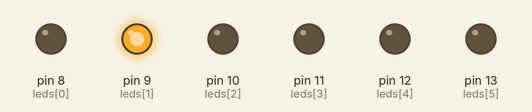
Bench run of a sketch on a simulated Arduino Uno, built with avr-gcc and run on an emulated ATmega328P. Shown: output pins drawn as LEDs (lit = HIGH). Random numbers use the default seed unless the sketch sets one.

Above: at 0.4 s.
At 8.7 s:
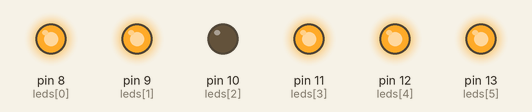
At 25.1 s:
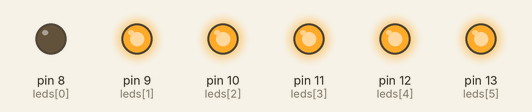
At 29.3 s:
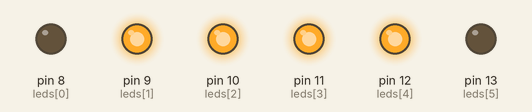
At 34.5 s:
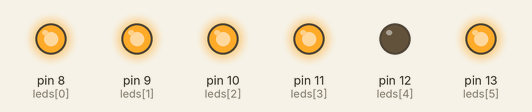
At 37.9 s:
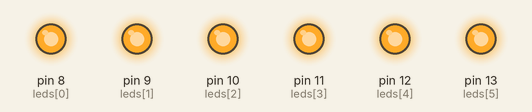
Timing chart, 0 to 39.4 s (numbered marks = the images above):
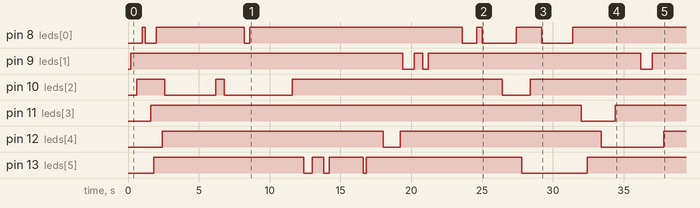

The sketch:

Deber_6Leds.ino
```cpp
/*UNIVERSIDAD TÉCNICA DEL NORTE
 * FICA-CIERCOM
 * NOMBRE: ADRIANA HERDOIZA
 * DEBER: REALIZAR LOS SIGUIENTES JUEGOS CON 6 LEDS
 */
int leds[6]={8,9,10,11,12,13};  //primero se define el vector para configurar los leds
int i=0;  //variable para recorrido del vector
void setup() {
  // configuración de pines de forma grupal
  for(;i<6;i++) {
    pinMode(leds[i],OUTPUT);
  }
i=0;  //reseteo de la variable de conteo
}

void loop() {
  // 1)Ejercicio 1:encendido de pines impares
 /* for(;i<6;i++) {
    if(i%2==1)  //es una condición para verificar los residuos si dividimos para 2, cuando el residuo sea 1, se enciencen los leds
    {
      digitalWrite(leds[i],HIGH);  //procede a encender los leds
      delay(200);  //tiempo de espera
    }
  }
    for(;i>=0;i--) {  //se realiza la acción de apagar antes de volver a iniciar
      if(i%2==1) //con la condición va a verificar que el residuo sea 1 para proceder a apagar los leds
      {
       digitalWrite(leds[i],LOW);  //procede a apagar los leds
       delay(200);  //tiempo de espera
      }
    }
    i=0; //reseteo de las variables*/

   // 2) EJERCICIO 2
   /*or(;i<6;i++) {
    if(i%2==0)  //es una condición para verificar los residuos si dividimos para 2
    {
      digitalWrite(leds[i],HIGH);
      delay(200);
    }
  }
    for(;i>=0;i--) {
      if(i%2==0)
      {
       digitalWrite(leds[i],LOW);
       delay(200);
      }
    }
    i=0; //reseteo de las variables*/
    // 3) EJERCICIO 3 Realizar un juego que se enciendan y apaguen los leds de forma aleatoria.
   for(;i<6;i++) {
    long variable=random(0,8);//se puede declarar un número aleatorio en un intervalo o rango mediante la  instrucción
    digitalWrite(leds[variable],HIGH); //procede a encender los leds
    delay(200);  //tiempo de espera
   }
   for(;i>=0;i--);{
    long variable=random(0,8); //se declara el numero aleatorio mediante un rango de random
    digitalWrite(leds[variable],LOW); //apaga los leds
    delay(200); //tiempd de espera
   }
   i=0;  //reinicio de variable
  }
```

Measured:
- by itself, pin 8 (leds[0]): LOW → HIGH at 1.0 s, → LOW 0.20 s later, → HIGH 0.80 s later, → LOW 6.2 s later, … (11 changes in this stretch)
- by itself, pin 9 (leds[1]): goes HIGH 19.2 s, LOW 0.80 s, HIGH 0.60 s, LOW 0.40 s, HIGH 15.0 s, LOW 0.80 s, then HIGH
- by itself, pin 10 (leds[2]): goes HIGH 2.0 s, LOW 3.6 s, HIGH 0.60 s, LOW 4.8 s, HIGH 14.8 s, LOW 2.0 s, then HIGH
- by itself, pin 11 (leds[3]): LOW → HIGH at 1.6 s, → LOW 30.4 s later, → HIGH 2.4 s later
- by itself, pin 12 (leds[4]): goes HIGH 15.6 s, LOW 1.2 s, HIGH 14.2 s, LOW 4.4 s, then HIGH
- by itself, pin 13 (leds[5]): LOW → HIGH at 1.8 s, → LOW 10.6 s later, → HIGH 0.60 s later, → LOW 0.80 s later, … (9 changes in this stretch)
